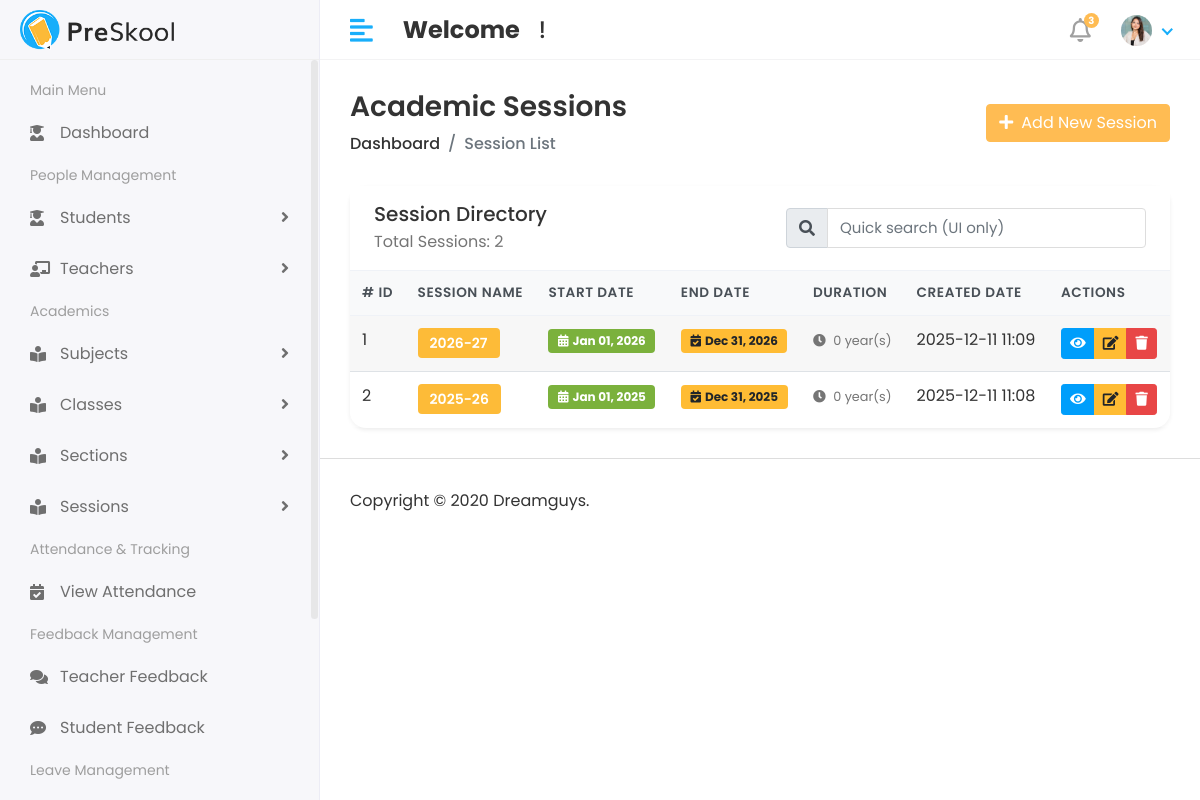
/academic/session-list/, run on the app's committed database.
### academic/models.py (models this page shows, shortened)
class Session(models.Model):
    name = models.CharField(max_length=20, unique=True, verbose_name="Academic Session")
    start_date = models.DateField()
    end_date = models.DateField()
    created_at = models.DateTimeField(auto_now_add=True)

### academic/views.py (the view)
# urls.py: path('session-list/', session_list, name='session_list'),
def session_list(request):
    sessions = Session.objects.all().order_by('-created_at')
    context = {
        'sessions': sessions
    }
    return render(request, 'Academic/session/session_list.html', context)

### templates/Academic/session/session_list.html (shortened to what this page needs)
{% extends "base.html" %}
{% load static %}
{% block content %}
<div class="content container-fluid">
    <div class="page-header">
        <div class="row align-items-center">
            <div class="col">
                <h3 class="page-title mb-2">Academic Sessions</h3>
                <ul class="breadcrumb mb-0">
                    <li class="breadcrumb-item"><a href="{% url 'admin_home_page' %}">Dashboard</a></li>
                    <li class="breadcrumb-item active">Session List</li>
                </ul>
            </div>
            <div class="col-auto mt-3 mt-md-0">
                <a href="{% url 'add_session' %}" class="btn btn-primary">
                    <i class="fas fa-plus mr-2"></i>Add New Session
                </a>
            </div>
        </div>
    </div>
    <div class="card shadow-sm session-table-card">
        <div class="card-header bg-white border-0 d-flex flex-column flex-md-row align-items-start align-items-md-center justify-content-between">
            <div>
                <h5 class="mb-1">Session Directory</h5>
                <p class="mb-0 text-muted">Total Sessions: {{ sessions|length }}</p>
            </div>
            <form class="form-inline mt-3 mt-md-0">
                <div class="input-group">
                    <div class="input-group-prepend">
                        <span class="input-group-text"><i class="fas fa-search"></i></span>
                    </div>
                    <input type="text" class="form-control" id="sessionSearch" placeholder="Quick search (UI only)">
                </div>
            </form>
        </div>
        <div class="table-responsive">
            <table class="table table-hover table-striped align-middle mb-0" id="sessionTable">
                <thead class="thead-light">
                    <tr>
                        <th scope="col"># ID</th>
                        <th scope="col">Session Name</th>
                        <th scope="col">Start Date</th>
                        <th scope="col">End Date</th>
                        <th scope="col">Duration</th>
                        <th scope="col">Created Date</th>
                        <th scope="col">Actions</th>
                    </tr>
                </thead>
                <tbody>
                    {% for session in sessions %}
                        <tr>
                            <td>{{ forloop.counter }}</td>
                            <td>
                                <span class="badge badge-primary badge-session">{{ session.name }}</span>
                            </td>
                            <td>
                                <span class="badge badge-success date-badge">
                                    <i class="fas fa-calendar-alt mr-1"></i>{{ session.start_date|date:"M d, Y" }}
                                </span>
                            </td>
                            <td>
                                <span class="badge badge-warning date-badge">
                                    <i class="fas fa-calendar-check mr-1"></i>{{ session.end_date|date:"M d, Y" }}
                                </span>
                            </td>
                            <td>
                                {% widthratio session.end_date.toordinal session.start_date.toordinal 1 as days_diff %}
                                {% if days_diff %}
                                    <small class="text-muted">
                                        <i class="fas fa-clock mr-1"></i>
                                        {% widthratio days_diff 365 1 %} year(s)
                                    </small>
                                {% else %}
                                    <small class="text-muted">—</small>
                                {% endif %}
                            </td>
                            <td>{{ session.created_at|date:"Y-m-d H:i"|default:"—" }}</td>
                            <td>
                                <div class="btn-group" role="group">
                                    <a href="#" class="btn btn-sm btn-info" title="View">
                                        <i class="fas fa-eye"></i>
                                    </a>
                                    <a href="{% url 'edit_session' session.id %}" class="btn btn-sm btn-warning" title="Edit">
                                        <i class="fas fa-edit"></i>
                                    </a>
                                    <a href="{% url 'delete_session' session.id %}" class="btn btn-sm btn-danger" title="Delete" onclick="return confirm('Are you sure you want to delete this session?')">
                                        <i class="fas fa-trash"></i>
                                    </a>
                                </div>
                            </td>
                        </tr>
                    {% endfor %}
                </tbody>
            </table>
        </div>
    </div>
</div>
{% endblock %}

### static/assets/css/style.css (style rules this page uses)
html { height: 100%; }
body { background-color: #fff; color: #333; font-family: 'Poppins', sans-serif; font-size: 1rem; height: 100%; line-height: 1.5; overflow-x: hidden; }
h1, h2, h3, h4, h5, h6 { font-family: 'Poppins', sans-serif; margin-top: 0; }
.form-control { border: 1px solid #ddd; box-shadow: none; color: #333; font-size: 15px; height: 40px; }
input, input:focus, button, button:focus { outline: none; }
input[type=text], input[type=password] { -webkit-appearance: none; -moz-appearance: none; appearance: none; }
.input-group .form-control { height: 40px; }
ul, ol { padding: 0px; list-style: none; }
.table { color: #333; max-width: 100%; margin-bottom: 0; width: 100%; }
.table-striped>tbody>tr:nth-of-type(2n+1) { background-color: #f8f9fa; }
.table thead tr th { font-weight: 600; }
.table tbody tr { border-bottom: 1px solid rgba(0, 0, 0, 0.05); }
.table-striped thead tr { border-color: transparent; }
.table-striped tbody tr { border-color: transparent; }
.table-striped tbody tr:nth-of-type(even) { background-color: rgba(255, 255, 255, 0.3); }
.table-striped tbody tr:nth-of-type(odd) { background-color: rgba(235, 235, 235, 0.4); }
.table .thead-light th { color: #495057; background-color: #f8f9fa; border-color: #eff2f7; }
.pro-bg-primary, .badge-primary { background-color: #fdbb38 !important; }
.bg-success, .badge-success { background-color: #7bb13c !important; }
.bg-warning, .badge-warning { background-color: #ffbc34 !important; }
.bg-white { background-color: #fff; }
.text-muted { color: #757575 !important; }
.btn-primary { background-color: #FFBC53; border: 1px solid #FFBC53; }
.btn-info { background-color: #009efb; border: 1px solid #009efb }
.btn-warning { background-color: #ffbc34; border: 1px solid #ffbc34 }
.btn-danger { background-color: #e84646; border: 1px solid #e84646; }
.card { border: 1px solid #ececf5; box-shadow: 0 1px 3px 0 rgba(0, 0, 0, 0.03); margin-bottom: 1.875rem; }
.card-header { border-bottom: 1px solid #e6e6e6; padding: 1rem 1.5rem; }
.card .card-header { background-color: #fff; border-bottom: 1px solid #eaeaea; }
.page-wrapper>.content { padding: 1.875rem 1.875rem 0; }
.page-header { margin-bottom: 1.875rem; }
.page-header .breadcrumb { background-color: transparent; color: #6c757d; font-size: 1rem; font-weight: 500; margin-bottom: 0; padding: 0; }
.page-header .breadcrumb a { color: #333; }
.page-title { font-size: 28px; font-weight: 600; color: #333; margin-bottom: 5px; }

### templates/Academic/session/session_list.html (style rules this page uses)
.table thead th { border-bottom-width: 1px; font-size: 0.85rem; text-transform: uppercase; letter-spacing: 0.04em; }
.session-table-card { border: 0; border-radius: 1rem; }
.badge-session { font-size: 0.875rem; padding: 0.5rem 0.75rem; font-weight: 600; }
.date-badge { font-size: 0.75rem; padding: 0.35rem 0.6rem; }

### data on the page
Session: name "2026-27", start_date "Jan 01, 2026", end_date "Dec 31, 2026", widthratio "0", created_at "2025-12-11 11:09"
Session: name "2025-26", start_date "Jan 01, 2025", end_date "Dec 31, 2025", widthratio "0", created_at "2025-12-11 11:08"

### other printed values
{{ sessions|length }} "2"
